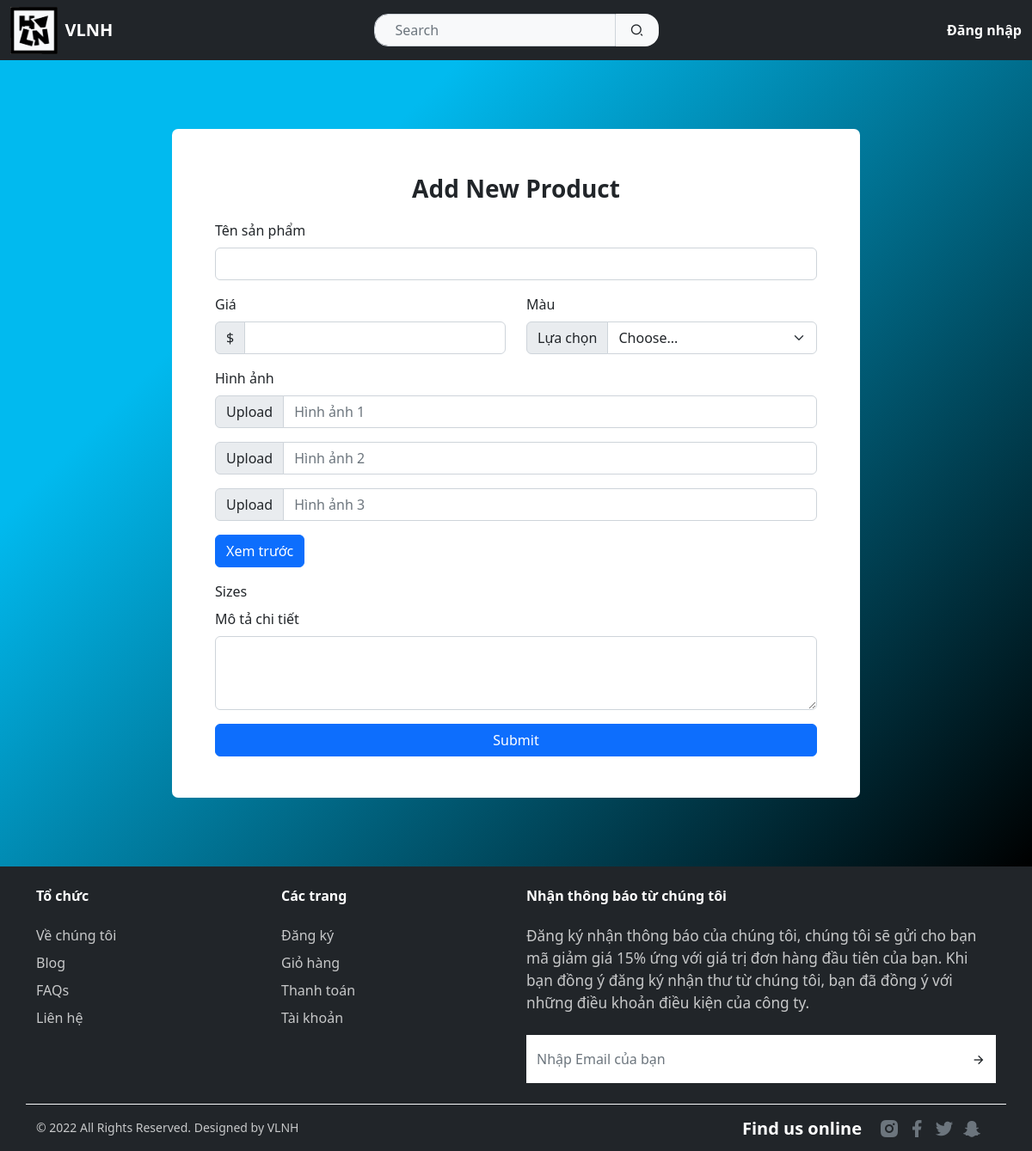
The app's page /app/views/products_new.php, older data.
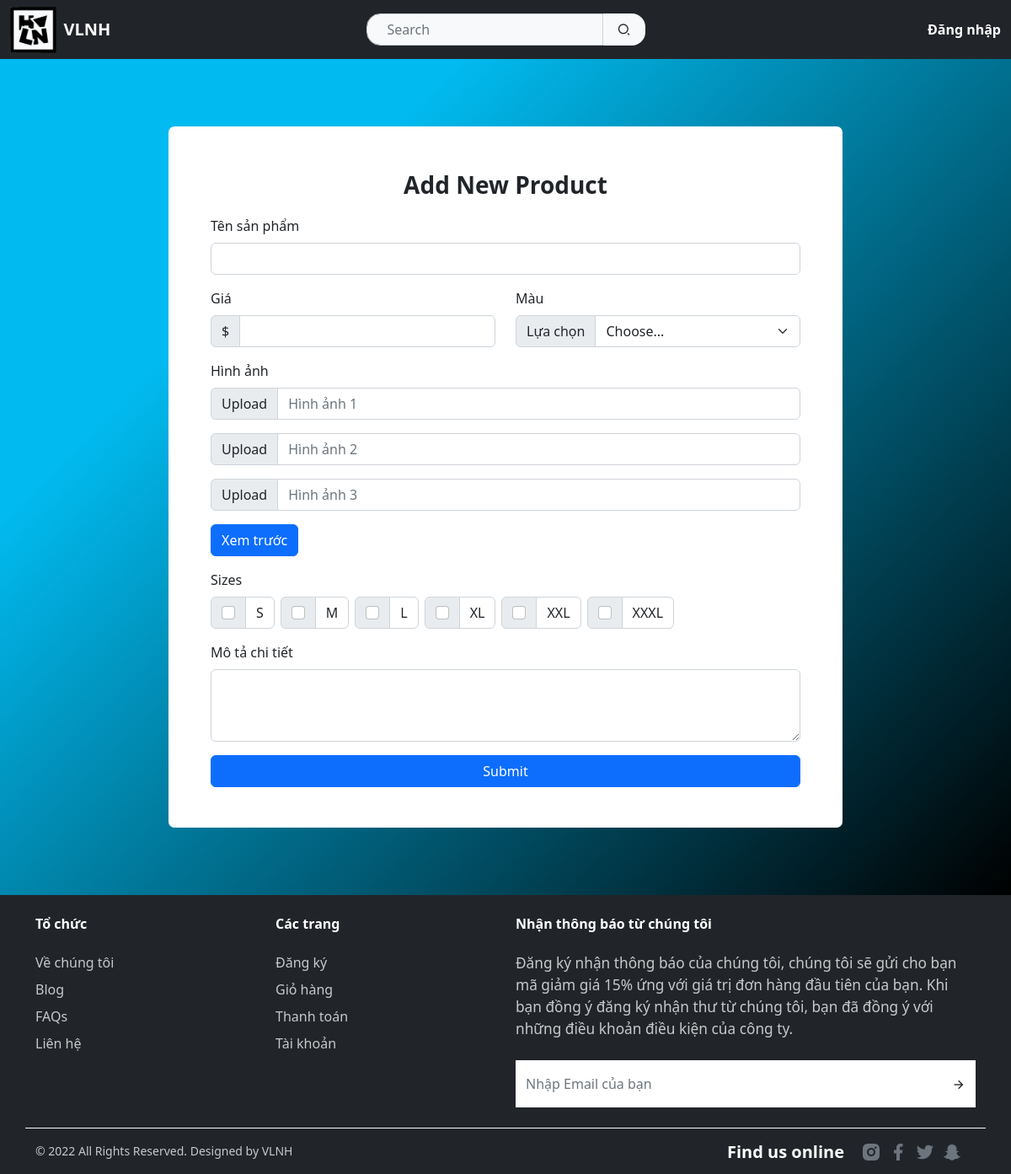
The same page, newer data.
### tables this page shows
CREATE TABLE `size` (
  `id` int PRIMARY KEY AUTO_INCREMENT,
  `name` varchar(10) NOT NULL
);

### controllers/products/products_new.php (called while the page is built)
<?php
    include('../../models/connection.php')
?>
<?php
    $sql = "SELECT * FROM size";
    $result = $conn->query($sql);
?>

### app/views/products_new.php (the view, shortened to what this page needs)
<!DOCTYPE html>
<html lang="en">
<head>
  <link rel="stylesheet" href="../assets/css/libs.bundle.css" />
  <link rel="stylesheet" href="../assets/css/theme.bundle.css" />
  <link rel="stylesheet" href="../assets/css/general.css">
  <link rel="stylesheet" href="../assets/css/products_new.css">
  <link rel="stylesheet" href="../assets/css/products_show.css">
  <link href="https://cdn.jsdelivr.net/npm/bootstrap@5.2.3/dist/css/bootstrap.min.css" rel="stylesheet">
</head>
<body>
  <?php
    include('header.php');
    include('../../controllers/products/products_new.php');
  ?>
  <div class="form-container">
    <div class="col-lg-8 form-inner">
      <div class="form__title">
        Add New Product
      </div>
      <form enctype="multipart/form-data" action="../../controllers/products/products_create.php" action="GET">
      <div class="form__content">
        <div class="row">
          <div class="col-12">
            <label for="inputName" class="form-label">Tên sản phẩm</label>
            <input type="text" class="form-control mb-3" name="name">
          </div>
          <div class="col-6">
            <label for="inputPrice" class="form-label">Giá</label>
            <div class="input-group mb-3">
              <span class="input-group-text">$</span>
              <input type="number" class="form-control" aria-label="Amount (to the nearest dollar)" name="price">
            </div>
          </div>
          <div class="col-6">
            <label for="inputColor" class="form-label">Màu</label>
            <div class="input-group mb-3">
              <label class="input-group-text" for="inputGroupSelect01">Lựa chọn</label>
              <select class="form-select" id="inputGroupSelect01" name="color">
                <option value="None" selected>Choose...</option>
              </select>
            </div>
          </div>
          <label for="inputImage" class="form-label">Hình ảnh</label>
          <div class="col-12">
            <div class="input-group mb-3">
              <span class="input-group-text" id="basic-addon1">Upload</span>
              <input type="text" class="form-control" placeholder="Hình ảnh 1" name="images[]">
            </div>
          </div>
          <div class="col-12">
            <div class="input-group mb-3">
              <span class="input-group-text" id="basic-addon1">Upload</span>
              <input type="text" class="form-control" placeholder="Hình ảnh 2" name="images[]">
            </div>
          </div>
          <div class="col-12">
            <div class="input-group mb-3">
              <span class="input-group-text" id="basic-addon1">Upload</span>
              <input type="text" class="form-control" placeholder="Hình ảnh 3" name="images[]">
            </div>
          </div>
          <div class="col-12">
            <button type="button" class="btn btn-primary mb-3" data-bs-toggle="modal" data-bs-target="#exampleModal">
              Xem trước
            </button>
          </div>
          <div class="col-12">
            <label for="inputDescription" class="form-label">Sizes</label>
            <div class="">
              <div class="input-group">
                <?php
                  if ($result->num_rows > 0) {
                    while($row = $result->fetch_assoc()) {
                      echo '
                        <label class="me-2">
                          <div class="input-group mb-3">
                            <div class="input-group-text">
                              <input class="form-check-input mt-0" type="checkbox" value='.$row["id"].' name="size[]" aria-label="Checkbox for following text input">
                            </div>
                            <label class="form-control">'.$row["name"].'</label>
                          </div>
                        </label>
                      ';
                    }
                  }
                ?>
              </div>
            </div>
          </div>
          <div class="col-12 mb-3">
            <label for="inputDescription" class="form-label">Mô tả chi tiết</label>
            <textarea type="text" class="form-control" name="description" rows="3"></textarea>
          </div>
          <div class="col-12">
            <input type="submit" class="btn btn-primary w-100">
          </div>
        </div>
      </div>
      </form>
    </div>
  </div>
  <?php
    include('footer.php');
  ?>
</body>
</html>

### app/views/header.php (shortened to what this page needs)
<div class="position-relative z-index-30 m-0 p-0">
    <nav class="navbar navbar-light navbar-expand-lg z-index-30 w-100 bg-dark" style="height: 70px;">
        <div class="w-100 pb-lg-0 pt-lg-0">
            <div class="container-fluid d-flex justify-content-between align-items-center flex-wrap">
                <a class="navbar-brand fw-bold fs-3 m-0 p-0 flex-shrink-0 text-white" href="./" style="width: 30%;">
                    <div class="d-flex align-items-center">
                        <img src="../assets/images/logos/hvln-black.webp" class="bg-light me-2" style="max-height: 55px;" alt="Logo VLNH">
                        <span class="fs-5">VLNH</span>
                    </div>
                </a>
                <div class=" w-auto d-none d-lg-block d-flex align-items-center justify-content-center">
                    <form class="d-flex " role="search">
                        <input class="form-control bg-light px-4 " type="search" placeholder="Search" aria-label="Search" style="border-radius: 1rem 0 0 1rem;
                        border-bottom-left-radius: 1rem;">
                        <button class="btn btn-link px-3 text-decoration-none d-flex align-items-center bg-light text-dark" data-pr-search style="border-radius: 0 1rem 1rem 0;">
                            <i class="ri-search-2-line align-middle"></i>
                        </button>
                    </form>
                </div>
                <ul class="list-unstyled mb-0 d-flex align-items-center justify-content-end" style="width: 30%;">
                    <li class="ms-1 d-none d-lg-inline-block">
                        <?php
                        if (isset($_COOKIE['user_id'])) {
                            echo sprintf('
                                    <div class="dropdown">
                                        <a class="btn text-white text-decoration-none fw-bold dropdown-toggle" type="button" data-bs-toggle="dropdown">
                                        %s
                                        </a>
                                        <ul class="dropdown-menu dropdown-menu-dark" style="right: 0; left: auto;">
                                            <li><a class="dropdown-item py-1" href="user/login.php">Đăng xuất</a></li>
                                        </ul>
                                    </div>
                                ', GetName($_COOKIE['user_id']));
                        } else {
                            echo '
                                <a class="text-white text-decoration-none fw-bold" href="user/login.php">
                                    Đăng nhập
                                </a>';
                        }
                        ?>
                    </li>
                </ul>
            </div>
        </div>
    </nav>
</div>

### app/views/footer.php (shortened to what this page needs)
<footer class="bg-dark">
    <div class="border border-dark border-top">
        <div class="container">
            <div class="row my-4 text-white">
                <nav class="col-3 col-md mb-4 mb-md-0">
                    <h6 class="mb-4 fw-bolder fs-6">Tổ chức</h6>
                    <ul class="list-unstyled">
                        <li class="mb-2"><a class="text-decoration-none text-white opacity-75 opacity-25-hover transition-all" href="#">Về chúng tôi</a></li>
                        <li class="mb-2"><a class="text-decoration-none text-white opacity-75 opacity-25-hover transition-all" href="#">Blog</a></li>
                        <li class="mb-2"><a class="text-decoration-none text-white opacity-75 opacity-25-hover transition-all" href="#">FAQs</a></li>
                        <li class="mb-2"><a class="text-decoration-none text-white opacity-75 opacity-25-hover transition-all" href="#">Liên hệ</a></li>
                    </ul>
                </nav>
                <nav class="col-3 col-md mb-4 mb-md-0">
                    <h6 class="mb-4 fw-bolder fs-6">Các trang</h6>
                    <ul class="list-unstyled">
                        <li class="mb-2"><a class="text-decoration-none text-white opacity-75 opacity-25-hover transition-all" href="./user/register.php">Đăng ký</a></li>
                        <li class="mb-2"><a class="text-decoration-none text-white opacity-75 opacity-25-hover transition-all" href="./cart.php">Giỏ hàng</a></li>
                        <li class="mb-2"><a class="text-decoration-none text-white opacity-75 opacity-25-hover transition-all" href="./checkout.php">Thanh toán</a></li>
                        <?php
                        if (isset($_COOKIE['user_id'])) {
                            echo '<li class="mb-2"><a class="text-decoration-none text-white opacity-75 opacity-25-hover transition-all" href="./user/edit-profile.php?id=%d">Tài khoản</a></li>';}
                        else{
                            echo '<li class="mb-2"><a class="text-decoration-none text-white opacity-75 opacity-25-hover transition-all" href="./user/register.php">Tài khoản</a></li>';
                        }
                        ?>
                    </ul>
                </nav>
                <div class="col-6">
                    <h6 class="mb-4 fw-bolder fs-6">Nhận thông báo từ chúng tôi</h6>
                    <p class="opacity-75">Đăng ký nhận thông báo của chúng tôi, chúng tôi sẽ gửi cho bạn mã giảm giá 15% ứng với giá trị đơn hàng đầu tiên của bạn. Khi bạn đồng ý đăng ký nhận thư từ chúng tôi, bạn đã đồng ý với những điều khoản điều kiện của công ty.</p>
                    <form class="bg-white d-flex justify-content-start align-items-center border-dark-focus-within transition-all mt-4">
                        <div class="input-group m-0">
                            <input type="text" class="form-control d-flex flex-grow-1 border-0 bg-transparent py-3" placeholder="Nhập Email của bạn" aria-label="Nhập Email của bạn">
                            <span class="input-group-text bg-transparent border-0"><a class="text-decoration-none text-dark" href="/"><i class="ri-arrow-right-line align-middle"></i></a></span>
                        </div>
                    </form>
                </div>
            </div>
            <div class="row border-light border-top">
                <div class="col-6">
                    <p class="small opacity-75 text-white mt-3">&copy; 2022 All Rights Reserved. Designed by VLNH</p>
                </div>
                <div class="col-6">
                    <div class="container d-flex justify-content-end align-items-center mt-3">
                        <p class="lead d-none d-md-flex fw-bolder mb-0 lh-1 text-white">Find us online</p>
                        <ul class="list-unstyled d-flex justify-content-start align-items-center mb-0 ms-3 lh-1">
                            <li class="mx-1 mb-0 lh-1"><a class="text-muted text-decoration-none opacity-75-hover transition-all lh-1" href="#"><i class="ri-instagram-fill ri-xl lh-1"></i></a></li>
                            <li class="mx-1 mb-0 lh-1"><a class="text-muted text-decoration-none opacity-75-hover transition-all lh-1" href="#"><i class="ri-facebook-fill ri-xl lh-1"></i></a></li>
                            <li class="mx-1 mb-0 lh-1"><a class="text-muted text-decoration-none opacity-75-hover transition-all lh-1" href="#"><i class="ri-twitter-fill ri-xl lh-1"></i></a></li>
                            <li class="mx-1 mb-0 lh-1"><a class="text-muted text-decoration-none opacity-75-hover transition-all lh-1" href="#"><i class="ri-snapchat-fill ri-xl lh-1"></i></a></li>
                        </ul>
                    </div>
                </div>
            </div>
        </div>
    </div>
</footer>

### app/assets/css/libs.bundle.css (style rules this page uses)
:root { --swiper-theme-color:#007aff }
:root { --swiper-navigation-size:44px }

### app/assets/css/general.css (style rules this page uses)
:root { --black: #000; --black-blue: #0b1517; --white: #ffffff; --brown: #5a373f; --red: #df2020; --orange: #ee4d2d; --blue: #0C97FF; --green: #2df3aa; --green-dark: #25b580; --yellow: #ffc174; --purple: #e574ff; --pink: #fa7daf; --beige: #c9ba9b; --brown: #54333A; }
.form-container { display: flex; align-items: center; justify-content: center; width: 100%; background-color: #000; background-image: linear-gradient(315deg, #000 0%, #01BAEF 75%); }
.form-inner { background-color: var(--white); margin: 5rem 0; padding: 3rem 50px; border-radius: 7px; }

### app/assets/css/products_new.css (style rules this page uses)
.form__title { font-weight: bold; font-size: 1.75rem; text-align: center; padding-bottom: 1rem; }

### app/assets/css/products_show.css (style rules this page uses)
:root { --orange: #ee4d2d; --orange-light: #fff3f1; --red: #df2020; --blue: #0C97FF; --green: #2df3aa; --green-dark: #25b580; --yellow: #ffc174; --purple: #e574ff; --pink: #fa7daf; --beige: #c9ba9b; --brown: #54333A; }

Row changes from the older to the newer data that the page shows:
added size: name "S"
added size: name "M"
added size: name "L"
added size: name "XL"
added size: name "XXL"
added size: name "XXXL"
